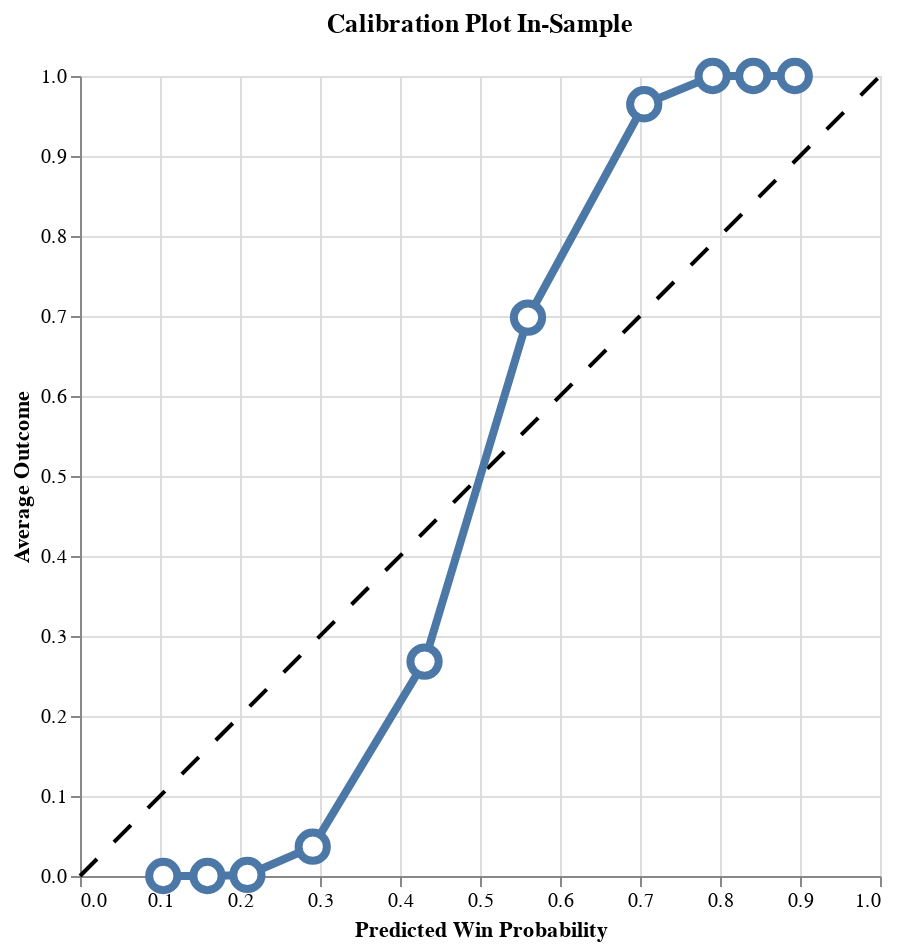

Notebook source saved alongside this figure:
### Code cell
self.plot_calibration()

### Figure 1 — Vega-Lite specification as saved in the notebook (floating-point values rounded to 4 significant figures)
{"config": {"view": {"continuousWidth": 300, "continuousHeight": 300}}, "layer": [{"data": {"name": "data-42f50405073b2dbe8396db6b7dd2f6be"}, "mark": {"type": "line", "color": "black", "strokeDash": [12, 12]}, "encoding": {"x": {"field": "x", "type": "quantitative"}, "y": {"field": "y", "type": "quantitative"}}}, {"data": {"name": "data-d14f0f059046f7d15ce9140d1d1b1214"}, "mark": {"type": "line", "strokeWidth": 4}, "encoding": {"x": {"field": "win_prob_midpoint", "title": "Predicted Win Probability", "type": "quantitative"}, "y": {"field": "avg_outcome", "title": "Average Outcome", "type": "quantitative"}}}, {"data": {"name": "data-d14f0f059046f7d15ce9140d1d1b1214"}, "mark": {"type": "point", "fill": "white", "opacity": 1, "size": 200, "strokeWidth": 4}, "encoding": {"x": {"field": "win_prob_midpoint", "type": "quantitative"}, "y": {"field": "avg_outcome", "type": "quantitative"}}}], "height": 400, "title": "Calibration Plot In-Sample", "width": 400, "$schema": "https://vega.github.io/schema/vega-lite/v5.20.1.json", "datasets": {"data-42f50405073b2dbe8396db6b7dd2f6be": [{"x": 0, "y": 0}, {"x": 1, "y": 1}], "data-d14f0f059046f7d15ce9140d1d1b1214": [{"avg_outcome": 0.0, "win_prob_midpoint": 0.1041}, {"avg_outcome": 0.0, "win_prob_midpoint": 0.1594}, {"avg_outcome": 0.001307, "win_prob_midpoint": 0.2093}, {"avg_outcome": 0.0366, "win_prob_midpoint": 0.2909}, {"avg_outcome": 0.268, "win_prob_midpoint": 0.4307}, {"avg_outcome": 0.698, "win_prob_midpoint": 0.56}, {"avg_outcome": 0.9647, "win_prob_midpoint": 0.7053}, {"avg_outcome": 1.0, "win_prob_midpoint": 0.7908}, {"avg_outcome": 1.0, "win_prob_midpoint": 0.8416}, {"avg_outcome": 1.0, "win_prob_midpoint": 0.8934}]}}
